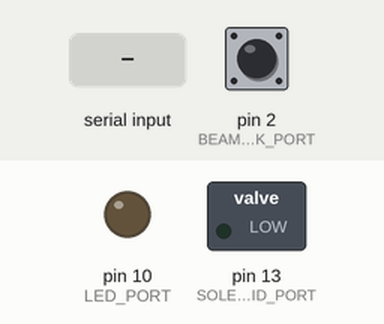
Recording of a sketch running on a simulated Arduino Uno, built with avr-gcc and run on an emulated ATmega328P. On the bench: switched loads named in the sketch (green lamp = pin HIGH), output pins drawn as LEDs (lit = HIGH). Inputs (shaded band) come from the test bench; at power-on: pin 2 (BEAM_BREAK_PORT) HIGH. Storage starts empty; what the sketch prints to the serial monitor is not drawn.

Above: at 1.3 s.
1.4 s: "1" received over Serial
At 2.6 s:
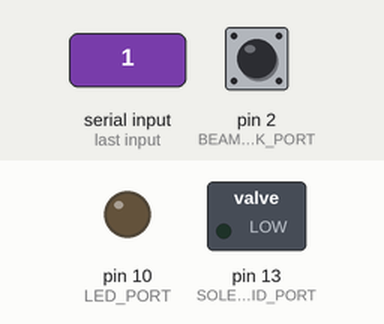
2.9 s: "2" received over Serial
At 3.4 s:
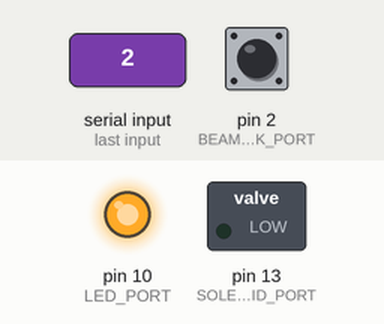
4.4 s: "3" received over Serial
At 5.8 s:
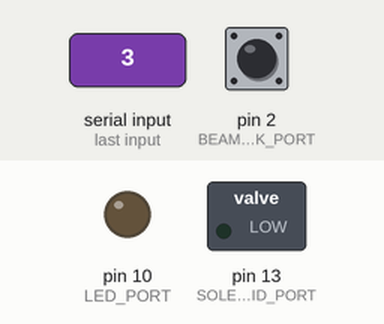
Timing chart, 0 to 7.4 s (numbered marks = the images above; inputs shaded):
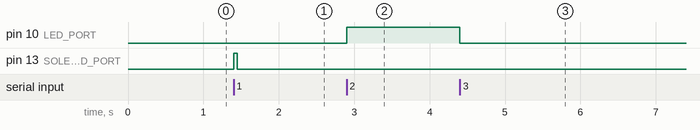

The sketch:

rig2hotkeys.ino
```cpp
#include <SPI.h>
#include <SD.h>

// Pins
const int SOLENOID_PORT = 13;
const int BEAM_BREAK_PORT = 2;   // active low beam sensor
const int LED_PORT = 10;         // reward cue LED

// Timing (ms)
const int SOLENOID_ON_TIME = 50;       // duration solenoid stays open

// SD card
const int chipSelect = 53;
File dataFile;

// State
bool ledOn = false;
bool givingReward = false;
bool waitingForBeam = false;

// Beam and serial
int lastBeamState = 0;
int beamState = 0;

// Timers
unsigned long rewardStartTime = 0;     // solenoid open timestamp

char buffer[100];

void logLine(const char* tag, int value) {
  sprintf(buffer, "%lu %s %d", millis(), tag, value);
  dataFile.println(buffer);
  dataFile.flush();
}

void writeLEDOn() { logLine("L", 1); }
void writeLEDOff() { logLine("L", 0); }
void writeRewardOn() { logLine("R", 1); }
void writeRewardOff() { logLine("R", 0); }
void writeBeam(int state) { logLine("B", state); }
void writeState(const char* tag) { sprintf(buffer, "%lu S %s", millis(), tag); dataFile.println(buffer); dataFile.flush(); }

void turnOnLED() { digitalWrite(LED_PORT, HIGH); ledOn = true; writeLEDOn(); }
void turnOffLED() { digitalWrite(LED_PORT, LOW); ledOn = false; writeLEDOff(); }

void openSolenoid() {
  digitalWrite(SOLENOID_PORT, HIGH);
  givingReward = true;
  rewardStartTime = millis();
  writeRewardOn();
}
void closeSolenoid() {
  digitalWrite(SOLENOID_PORT, LOW);
  givingReward = false;
  writeRewardOff();
}

void setup() {
  pinMode(SOLENOID_PORT, OUTPUT);
  pinMode(LED_PORT, OUTPUT);
  pinMode(BEAM_BREAK_PORT, INPUT);

  digitalWrite(SOLENOID_PORT, LOW);
  digitalWrite(LED_PORT, LOW);

  Serial.begin(9600);

  if (!SD.begin(chipSelect)) {
    while (1);
  }
  dataFile = SD.open("log.txt", FILE_WRITE);

  writeState("HOTKEY_MODE_READY");
  Serial.println("Hotkey mode ready. Commands:");
  Serial.println("1 - Manual solenoid click");
  Serial.println("2 - Turn on reward light and wait for beam break");
  Serial.println("3 - Turn off reward light and stop waiting");
}

void loop() {
  // Read beam (active low -> invert)
  beamState = !digitalRead(BEAM_BREAK_PORT);
  if (beamState != lastBeamState) {
    writeBeam(beamState);
    lastBeamState = beamState;

    // If waiting for beam break and beam is broken, deliver reward
    if (waitingForBeam && beamState) {
      waitingForBeam = false;
      turnOffLED();
      openSolenoid();
      writeState("BEAM_BREAK_REWARD_DELIVERED");
    }
  }

  // Handle serial commands
  if (Serial.available() > 0) {
    char command = Serial.read();
    // Flush any remaining characters (newline, carriage return, etc.)
    while (Serial.available() > 0) {
      Serial.read();
    }

    switch (command) {
      case '1':
        // Manual solenoid click
        // Ensure LED is off and cancel any pending wait before manual click
        if (ledOn) {
          turnOffLED();
        }
        if (waitingForBeam) {
          waitingForBeam = false;
        }
        openSolenoid();
        writeState("MANUAL_SOLENOID_CLICK");
        break;

      case '2':
        // Turn on reward light and wait for beam break
        if (!waitingForBeam) {
          waitingForBeam = true;
          turnOnLED();
          writeState("REWARD_LIGHT_ON_WAITING");
        }
        break;

      case '3':
        // Turn off reward light and stop waiting
        if (waitingForBeam) {
          waitingForBeam = false;
          turnOffLED();
          writeState("REWARD_LIGHT_OFF_STOPPED");
        }
        break;

      default:
        // Ignore unknown commands
        break;
    }
  }

  // Handle ongoing solenoid pulse - matches rig2interval.ino logic
  if (givingReward) {
    if (millis() - rewardStartTime >= SOLENOID_ON_TIME) {
      closeSolenoid();
    }
  }
}
```

Measured:
- after the input at 1.4 s, pin 13 (SOLENOID_PORT): LOW → HIGH at once, → LOW 0.05 s later
- after the input at 2.9 s, pin 10 (LED_PORT): LOW → HIGH at once
- after the input at 4.4 s, pin 10 (LED_PORT): HIGH → LOW at once
